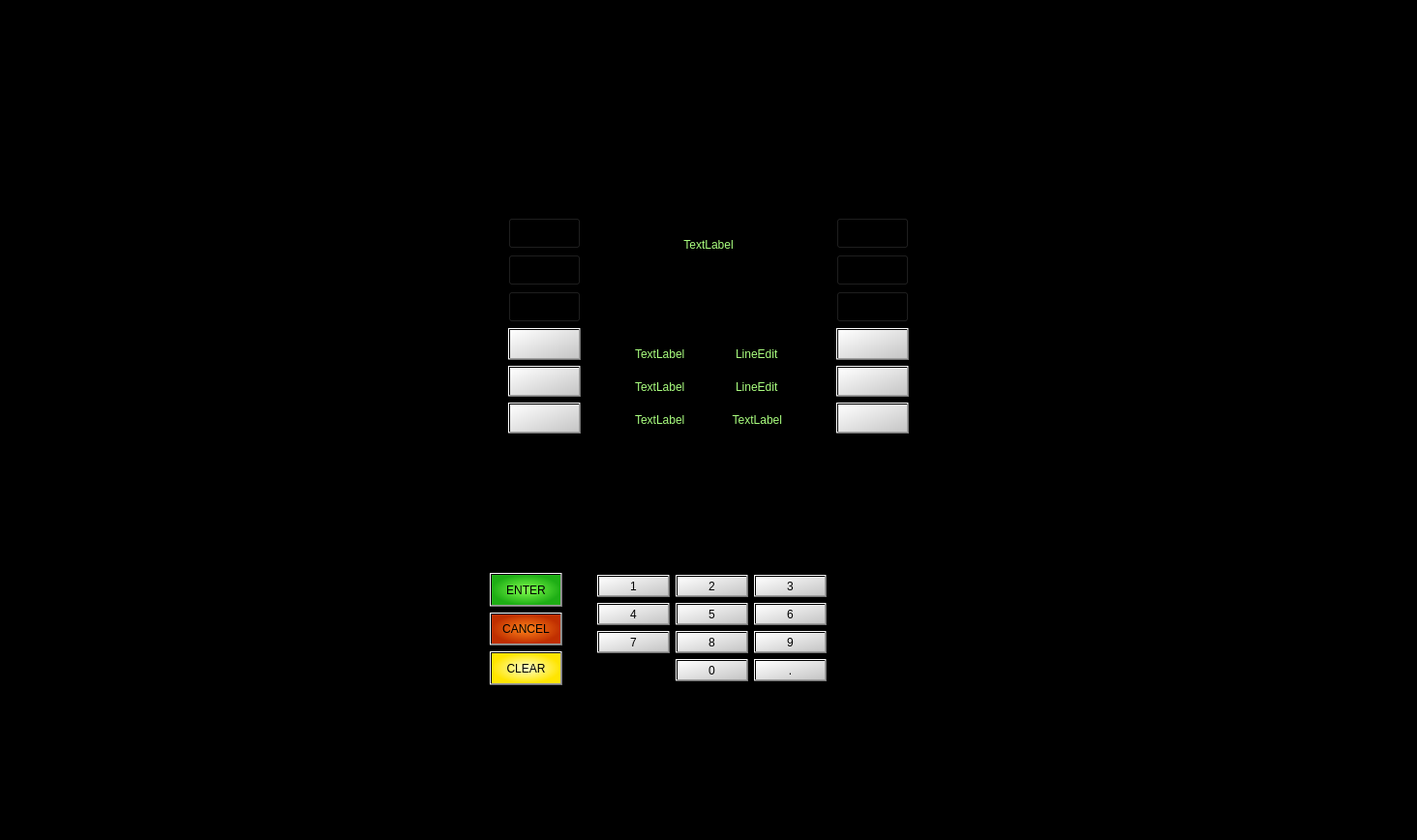
<?xml version="1.0" encoding="UTF-8"?>
<ui version="4.0">
 <class>Bitcoin</class>
 <widget class="QMainWindow" name="Bitcoin">
  <property name="geometry">
   <rect>
    <x>0</x>
    <y>0</y>
    <width>1464</width>
    <height>868</height>
   </rect>
  </property>
  <property name="sizePolicy">
   <sizepolicy hsizetype="Preferred" vsizetype="Preferred">
    <horstretch>0</horstretch>
    <verstretch>0</verstretch>
   </sizepolicy>
  </property>
  <property name="windowTitle">
   <string>MainWindow</string>
  </property>
  <property name="styleSheet">
   <string notr="true">background-color: rgb(0, 0, 0);</string>
  </property>
  <widget class="QWidget" name="mycentralwidget">
   <property name="sizePolicy">
    <sizepolicy hsizetype="Preferred" vsizetype="Preferred">
     <horstretch>0</horstretch>
     <verstretch>0</verstretch>
    </sizepolicy>
   </property>
   <layout class="QGridLayout" name="gridLayout_3">
    <property name="leftMargin">
     <number>135</number>
    </property>
    <property name="topMargin">
     <number>135</number>
    </property>
    <property name="rightMargin">
     <number>135</number>
    </property>
    <property name="bottomMargin">
     <number>80</number>
    </property>
    <item row="1" column="0">
     <layout class="QHBoxLayout" name="horizontalLayout">
      <property name="leftMargin">
       <number>0</number>
      </property>
      <property name="topMargin">
       <number>95</number>
      </property>
      <property name="rightMargin">
       <number>80</number>
      </property>
      <property name="bottomMargin">
       <number>80</number>
      </property>
      <item>
       <spacer name="horizontalSpacer_2">
        <property name="orientation">
         <enum>Qt::Horizontal</enum>
        </property>
        <property name="sizeHint" stdset="0">
         <size>
          <width>40</width>
          <height>20</height>
         </size>
        </property>
       </spacer>
      </item>
      <item>
       <layout class="QVBoxLayout" name="verticalLayout_2">
        <property name="topMargin">
         <number>43</number>
        </property>
        <property name="rightMargin">
         <number>30</number>
        </property>
        <item>
         <widget class="QPushButton" name="btnEnter">
          <property name="sizePolicy">
           <sizepolicy hsizetype="Fixed" vsizetype="Preferred">
            <horstretch>0</horstretch>
            <verstretch>0</verstretch>
           </sizepolicy>
          </property>
          <property name="styleSheet">
           <string notr="true">font: 12pt &quot;Segoe UI&quot;;
color: rgb(0, 0, 0);
background-color: qradialgradient(spread:pad, cx:0.5, cy:0.5, radius:0.5, fx:0.5, fy:0.5, stop:0 rgba(130, 255, 79, 255), stop:1 rgba(30, 174, 21, 255));
</string>
          </property>
          <property name="text">
           <string>ENTER</string>
          </property>
         </widget>
        </item>
        <item>
         <widget class="QPushButton" name="btnCancel">
          <property name="sizePolicy">
           <sizepolicy hsizetype="Fixed" vsizetype="Preferred">
            <horstretch>0</horstretch>
            <verstretch>0</verstretch>
           </sizepolicy>
          </property>
          <property name="styleSheet">
           <string notr="true">font: 12pt &quot;Segoe UI&quot;;
color: rgb(0, 0, 0);
background-color: qradialgradient(spread:pad, cx:0.5, cy:0.5, radius:0.5, fx:0.5, fy:0.5, stop:0 rgba(255, 132, 26, 255), stop:1 rgba(192, 47, 0, 255));</string>
          </property>
          <property name="text">
           <string>CANCEL</string>
          </property>
         </widget>
        </item>
        <item>
         <widget class="QPushButton" name="btnClear">
          <property name="sizePolicy">
           <sizepolicy hsizetype="Fixed" vsizetype="Preferred">
            <horstretch>0</horstretch>
            <verstretch>0</verstretch>
           </sizepolicy>
          </property>
          <property name="styleSheet">
           <string notr="true">font: 12pt &quot;Segoe UI&quot;;
color: rgb(0, 0, 0);
background-color: qradialgradient(spread:pad, cx:0.5, cy:0.5, radius:0.5, fx:0.5, fy:0.5, stop:0 rgba(255, 255, 206, 255), stop:1 rgba(255, 229, 0, 255));
</string>
          </property>
          <property name="text">
           <string>CLEAR</string>
          </property>
         </widget>
        </item>
       </layout>
      </item>
      <item>
       <layout class="QGridLayout" name="gridLayout">
        <property name="topMargin">
         <number>45</number>
        </property>
        <property name="rightMargin">
         <number>25</number>
        </property>
        <property name="bottomMargin">
         <number>4</number>
        </property>
        <item row="1" column="2">
         <widget class="QPushButton" name="btn_num6">
          <property name="sizePolicy">
           <sizepolicy hsizetype="Fixed" vsizetype="Preferred">
            <horstretch>0</horstretch>
            <verstretch>0</verstretch>
           </sizepolicy>
          </property>
          <property name="styleSheet">
           <string notr="true">font: 16pt &quot;Segoe UI&quot;;
color: rgb(0, 0, 0);
background-color: qlineargradient(spread:pad, x1:0, y1:0, x2:1, y2:1, stop:0 rgba(255, 255, 255, 255), stop:1 rgba(197, 197, 197, 255));</string>
          </property>
          <property name="text">
           <string>6</string>
          </property>
         </widget>
        </item>
        <item row="2" column="2">
         <widget class="QPushButton" name="btn_num9">
          <property name="sizePolicy">
           <sizepolicy hsizetype="Fixed" vsizetype="Preferred">
            <horstretch>0</horstretch>
            <verstretch>0</verstretch>
           </sizepolicy>
          </property>
          <property name="styleSheet">
           <string notr="true">font: 16pt &quot;Segoe UI&quot;;
color: rgb(0, 0, 0);
background-color: qlineargradient(spread:pad, x1:0, y1:0, x2:1, y2:1, stop:0 rgba(255, 255, 255, 255), stop:1 rgba(197, 197, 197, 255));</string>
          </property>
          <property name="text">
           <string>9</string>
          </property>
         </widget>
        </item>
        <item row="2" column="0">
         <widget class="QPushButton" name="btn_num7">
          <property name="sizePolicy">
           <sizepolicy hsizetype="Fixed" vsizetype="Preferred">
            <horstretch>0</horstretch>
            <verstretch>0</verstretch>
           </sizepolicy>
          </property>
          <property name="styleSheet">
           <string notr="true">font: 16pt &quot;Segoe UI&quot;;
color: rgb(0, 0, 0);
background-color: qlineargradient(spread:pad, x1:0, y1:0, x2:1, y2:1, stop:0 rgba(255, 255, 255, 255), stop:1 rgba(197, 197, 197, 255));</string>
          </property>
          <property name="text">
           <string>7</string>
          </property>
         </widget>
        </item>
        <item row="1" column="0">
         <widget class="QPushButton" name="btn_num4">
          <property name="sizePolicy">
           <sizepolicy hsizetype="Fixed" vsizetype="Preferred">
            <horstretch>0</horstretch>
            <verstretch>0</verstretch>
           </sizepolicy>
          </property>
          <property name="styleSheet">
           <string notr="true">font: 16pt &quot;Segoe UI&quot;;
color: rgb(0, 0, 0);
background-color: qlineargradient(spread:pad, x1:0, y1:0, x2:1, y2:1, stop:0 rgba(255, 255, 255, 255), stop:1 rgba(197, 197, 197, 255));</string>
          </property>
          <property name="text">
           <string>4</string>
          </property>
         </widget>
        </item>
        <item row="2" column="1">
         <widget class="QPushButton" name="btn_num8">
          <property name="sizePolicy">
           <sizepolicy hsizetype="Fixed" vsizetype="Preferred">
            <horstretch>0</horstretch>
            <verstretch>0</verstretch>
           </sizepolicy>
          </property>
          <property name="styleSheet">
           <string notr="true">font: 16pt &quot;Segoe UI&quot;;
color: rgb(0, 0, 0);
background-color: qlineargradient(spread:pad, x1:0, y1:0, x2:1, y2:1, stop:0 rgba(255, 255, 255, 255), stop:1 rgba(197, 197, 197, 255));</string>
          </property>
          <property name="text">
           <string>8</string>
          </property>
         </widget>
        </item>
        <item row="3" column="1">
         <widget class="QPushButton" name="btn_num0">
          <property name="sizePolicy">
           <sizepolicy hsizetype="Fixed" vsizetype="Preferred">
            <horstretch>0</horstretch>
            <verstretch>0</verstretch>
           </sizepolicy>
          </property>
          <property name="styleSheet">
           <string notr="true">font: 16pt &quot;Segoe UI&quot;;
color: rgb(0, 0, 0);
background-color: qlineargradient(spread:pad, x1:0, y1:0, x2:1, y2:1, stop:0 rgba(255, 255, 255, 255), stop:1 rgba(197, 197, 197, 255));</string>
          </property>
          <property name="text">
           <string>0</string>
          </property>
         </widget>
        </item>
        <item row="0" column="1">
         <widget class="QPushButton" name="btn_num2">
          <property name="sizePolicy">
           <sizepolicy hsizetype="Fixed" vsizetype="Preferred">
            <horstretch>0</horstretch>
            <verstretch>0</verstretch>
           </sizepolicy>
          </property>
          <property name="styleSheet">
           <string notr="true">font: 16pt &quot;Segoe UI&quot;;
color: rgb(0, 0, 0);
background-color: qlineargradient(spread:pad, x1:0, y1:0, x2:1, y2:1, stop:0 rgba(255, 255, 255, 255), stop:1 rgba(197, 197, 197, 255));</string>
          </property>
          <property name="text">
           <string>2</string>
          </property>
         </widget>
        </item>
        <item row="0" column="0">
         <widget class="QPushButton" name="btn_num1">
          <property name="sizePolicy">
           <sizepolicy hsizetype="Fixed" vsizetype="Preferred">
            <horstretch>0</horstretch>
            <verstretch>0</verstretch>
           </sizepolicy>
          </property>
          <property name="mouseTracking">
           <bool>false</bool>
          </property>
          <property name="styleSheet">
           <string notr="true">font: 16pt &quot;Segoe UI&quot;;
color: rgb(0, 0, 0);
background-color: qlineargradient(spread:pad, x1:0, y1:0, x2:1, y2:1, stop:0 rgba(255, 255, 255, 255), stop:1 rgba(197, 197, 197, 255));</string>
          </property>
          <property name="text">
           <string>1</string>
          </property>
         </widget>
        </item>
        <item row="1" column="1">
         <widget class="QPushButton" name="btn_num5">
          <property name="sizePolicy">
           <sizepolicy hsizetype="Fixed" vsizetype="Preferred">
            <horstretch>0</horstretch>
            <verstretch>0</verstretch>
           </sizepolicy>
          </property>
          <property name="styleSheet">
           <string notr="true">font: 16pt &quot;Segoe UI&quot;;
color: rgb(0, 0, 0);
background-color: qlineargradient(spread:pad, x1:0, y1:0, x2:1, y2:1, stop:0 rgba(255, 255, 255, 255), stop:1 rgba(197, 197, 197, 255));</string>
          </property>
          <property name="text">
           <string>5</string>
          </property>
         </widget>
        </item>
        <item row="0" column="2">
         <widget class="QPushButton" name="btn_num3">
          <property name="sizePolicy">
           <sizepolicy hsizetype="Fixed" vsizetype="Preferred">
            <horstretch>0</horstretch>
            <verstretch>0</verstretch>
           </sizepolicy>
          </property>
          <property name="styleSheet">
           <string notr="true">font: 16pt &quot;Segoe UI&quot;;
color: rgb(0, 0, 0);
background-color: qlineargradient(spread:pad, x1:0, y1:0, x2:1, y2:1, stop:0 rgba(255, 255, 255, 255), stop:1 rgba(197, 197, 197, 255));</string>
          </property>
          <property name="text">
           <string>3</string>
          </property>
         </widget>
        </item>
        <item row="3" column="2">
         <widget class="QPushButton" name="btn_numDOT">
          <property name="sizePolicy">
           <sizepolicy hsizetype="Fixed" vsizetype="Preferred">
            <horstretch>0</horstretch>
            <verstretch>0</verstretch>
           </sizepolicy>
          </property>
          <property name="styleSheet">
           <string notr="true">font: 16pt &quot;Segoe UI&quot;;
color: rgb(0, 0, 0);
background-color: qlineargradient(spread:pad, x1:0, y1:0, x2:1, y2:1, stop:0 rgba(255, 255, 255, 255), stop:1 rgba(197, 197, 197, 255));</string>
          </property>
          <property name="text">
           <string>.</string>
          </property>
         </widget>
        </item>
       </layout>
      </item>
      <item>
       <spacer name="horizontalSpacer">
        <property name="orientation">
         <enum>Qt::Horizontal</enum>
        </property>
        <property name="sizeHint" stdset="0">
         <size>
          <width>40</width>
          <height>20</height>
         </size>
        </property>
       </spacer>
      </item>
     </layout>
    </item>
    <item row="0" column="0">
     <layout class="QHBoxLayout" name="horizontalLayout_2" stretch="0,0,1,0,0">
      <property name="leftMargin">
       <number>350</number>
      </property>
      <property name="rightMargin">
       <number>350</number>
      </property>
      <item>
       <spacer name="horizontalSpacer_3">
        <property name="orientation">
         <enum>Qt::Horizontal</enum>
        </property>
        <property name="sizeHint" stdset="0">
         <size>
          <width>40</width>
          <height>20</height>
         </size>
        </property>
       </spacer>
      </item>
      <item>
       <layout class="QVBoxLayout" name="verticalLayout_3">
        <property name="topMargin">
         <number>90</number>
        </property>
        <item>
         <widget class="QPushButton" name="pushButton_25">
          <property name="sizePolicy">
           <sizepolicy hsizetype="Minimum" vsizetype="Preferred">
            <horstretch>0</horstretch>
            <verstretch>0</verstretch>
           </sizepolicy>
          </property>
          <property name="styleSheet">
           <string notr="true">background-color: transparent;</string>
          </property>
          <property name="text">
           <string/>
          </property>
         </widget>
        </item>
        <item>
         <widget class="QPushButton" name="pushButton_23">
          <property name="sizePolicy">
           <sizepolicy hsizetype="Minimum" vsizetype="Preferred">
            <horstretch>0</horstretch>
            <verstretch>0</verstretch>
           </sizepolicy>
          </property>
          <property name="styleSheet">
           <string notr="true">background-color: transparent;</string>
          </property>
          <property name="text">
           <string/>
          </property>
         </widget>
        </item>
        <item>
         <widget class="QPushButton" name="pushButton_22">
          <property name="sizePolicy">
           <sizepolicy hsizetype="Minimum" vsizetype="Preferred">
            <horstretch>0</horstretch>
            <verstretch>0</verstretch>
           </sizepolicy>
          </property>
          <property name="styleSheet">
           <string notr="true">background-color: transparent;</string>
          </property>
          <property name="text">
           <string/>
          </property>
         </widget>
        </item>
        <item>
         <widget class="QPushButton" name="btn_left1">
          <property name="sizePolicy">
           <sizepolicy hsizetype="Minimum" vsizetype="Preferred">
            <horstretch>0</horstretch>
            <verstretch>0</verstretch>
           </sizepolicy>
          </property>
          <property name="styleSheet">
           <string notr="true">background-color: qlineargradient(spread:pad, x1:0, y1:0, x2:1, y2:1, stop:0 rgba(255, 255, 255, 255), stop:1 rgba(197, 197, 197, 255));
color: transparent;</string>
          </property>
          <property name="text">
           <string>PushButton</string>
          </property>
         </widget>
        </item>
        <item>
         <widget class="QPushButton" name="btn_left2">
          <property name="sizePolicy">
           <sizepolicy hsizetype="Minimum" vsizetype="Preferred">
            <horstretch>0</horstretch>
            <verstretch>0</verstretch>
           </sizepolicy>
          </property>
          <property name="styleSheet">
           <string notr="true">background-color: qlineargradient(spread:pad, x1:0, y1:0, x2:1, y2:1, stop:0 rgba(255, 255, 255, 255), stop:1 rgba(197, 197, 197, 255));
color: transparent;</string>
          </property>
          <property name="text">
           <string>PushButton</string>
          </property>
         </widget>
        </item>
        <item>
         <widget class="QPushButton" name="btn_left3">
          <property name="sizePolicy">
           <sizepolicy hsizetype="Minimum" vsizetype="Preferred">
            <horstretch>0</horstretch>
            <verstretch>0</verstretch>
           </sizepolicy>
          </property>
          <property name="styleSheet">
           <string notr="true">background-color: qlineargradient(spread:pad, x1:0, y1:0, x2:1, y2:1, stop:0 rgba(255, 255, 255, 255), stop:1 rgba(197, 197, 197, 255));
color: transparent;</string>
          </property>
          <property name="text">
           <string>PushButton</string>
          </property>
         </widget>
        </item>
       </layout>
      </item>
      <item>
       <layout class="QVBoxLayout" name="verticalLayout_4">
        <property name="leftMargin">
         <number>50</number>
        </property>
        <property name="topMargin">
         <number>55</number>
        </property>
        <property name="rightMargin">
         <number>50</number>
        </property>
        <item>
         <widget class="QLabel" name="label_top">
          <property name="styleSheet">
           <string notr="true">background-color: black;
color: rgb(170, 255, 127);
font: 16pt &quot;Segoe UI&quot;;</string>
          </property>
          <property name="text">
           <string>TextLabel</string>
          </property>
          <property name="alignment">
           <set>Qt::AlignCenter</set>
          </property>
         </widget>
        </item>
        <item>
         <layout class="QGridLayout" name="gridLayout_2">
          <property name="topMargin">
           <number>30</number>
          </property>
          <item row="0" column="0">
           <widget class="QLabel" name="label_left1">
            <property name="styleSheet">
             <string notr="true">background-color: black;
color: rgb(170, 255, 127);
font: 14pt &quot;Segoe UI&quot;;</string>
            </property>
            <property name="text">
             <string>TextLabel</string>
            </property>
           </widget>
          </item>
          <item row="2" column="0">
           <widget class="QLabel" name="label_left3">
            <property name="styleSheet">
             <string notr="true">background-color: black;
color: rgb(170, 255, 127);
font: 14pt &quot;Segoe UI&quot;;</string>
            </property>
            <property name="text">
             <string>TextLabel</string>
            </property>
           </widget>
          </item>
          <item row="1" column="0">
           <widget class="QLabel" name="label_left2">
            <property name="styleSheet">
             <string notr="true">background-color: black;
color: rgb(170, 255, 127);
font: 14pt &quot;Segoe UI&quot;;</string>
            </property>
            <property name="text">
             <string>TextLabel</string>
            </property>
           </widget>
          </item>
          <item row="1" column="1">
           <widget class="QLineEdit" name="txt_right2">
            <property name="sizePolicy">
             <sizepolicy hsizetype="Preferred" vsizetype="Preferred">
              <horstretch>0</horstretch>
              <verstretch>0</verstretch>
             </sizepolicy>
            </property>
            <property name="styleSheet">
             <string>background-color: black;
color: rgb(170, 255, 127);
font: 14pt &quot;Segoe UI&quot;;</string>
            </property>
            <property name="text">
             <string>LineEdit</string>
            </property>
            <property name="frame">
             <bool>false</bool>
            </property>
            <property name="alignment">
             <set>Qt::AlignRight|Qt::AlignTrailing|Qt::AlignVCenter</set>
            </property>
           </widget>
          </item>
          <item row="0" column="1">
           <widget class="QLineEdit" name="txt_right1">
            <property name="sizePolicy">
             <sizepolicy hsizetype="Preferred" vsizetype="Preferred">
              <horstretch>0</horstretch>
              <verstretch>0</verstretch>
             </sizepolicy>
            </property>
            <property name="styleSheet">
             <string>background-color: black;
color: rgb(170, 255, 127);
font: 14pt &quot;Segoe UI&quot;;</string>
            </property>
            <property name="text">
             <string>LineEdit</string>
            </property>
            <property name="frame">
             <bool>false</bool>
            </property>
            <property name="alignment">
             <set>Qt::AlignRight|Qt::AlignTrailing|Qt::AlignVCenter</set>
            </property>
           </widget>
          </item>
          <item row="2" column="1">
           <widget class="QLabel" name="label_right3">
            <property name="styleSheet">
             <string notr="true">background-color: black;
color: rgb(170, 255, 127);
font: 14pt &quot;Segoe UI&quot;;</string>
            </property>
            <property name="text">
             <string>TextLabel</string>
            </property>
            <property name="alignment">
             <set>Qt::AlignRight|Qt::AlignTrailing|Qt::AlignVCenter</set>
            </property>
           </widget>
          </item>
         </layout>
        </item>
       </layout>
      </item>
      <item>
       <layout class="QVBoxLayout" name="verticalLayout">
        <property name="topMargin">
         <number>90</number>
        </property>
        <item>
         <widget class="QPushButton" name="pushButton_26">
          <property name="sizePolicy">
           <sizepolicy hsizetype="Minimum" vsizetype="Preferred">
            <horstretch>0</horstretch>
            <verstretch>0</verstretch>
           </sizepolicy>
          </property>
          <property name="styleSheet">
           <string notr="true">background-color: transparent;</string>
          </property>
          <property name="text">
           <string/>
          </property>
         </widget>
        </item>
        <item>
         <widget class="QPushButton" name="pushButton_24">
          <property name="sizePolicy">
           <sizepolicy hsizetype="Minimum" vsizetype="Preferred">
            <horstretch>0</horstretch>
            <verstretch>0</verstretch>
           </sizepolicy>
          </property>
          <property name="styleSheet">
           <string notr="true">background-color: transparent;</string>
          </property>
          <property name="text">
           <string/>
          </property>
         </widget>
        </item>
        <item>
         <widget class="QPushButton" name="pushButton_21">
          <property name="sizePolicy">
           <sizepolicy hsizetype="Minimum" vsizetype="Preferred">
            <horstretch>0</horstretch>
            <verstretch>0</verstretch>
           </sizepolicy>
          </property>
          <property name="styleSheet">
           <string notr="true">background-color: transparent;</string>
          </property>
          <property name="text">
           <string/>
          </property>
         </widget>
        </item>
        <item>
         <widget class="QPushButton" name="btn_right1">
          <property name="sizePolicy">
           <sizepolicy hsizetype="Minimum" vsizetype="Preferred">
            <horstretch>0</horstretch>
            <verstretch>0</verstretch>
           </sizepolicy>
          </property>
          <property name="styleSheet">
           <string notr="true">background-color: qlineargradient(spread:pad, x1:0, y1:0, x2:1, y2:1, stop:0 rgba(255, 255, 255, 255), stop:1 rgba(197, 197, 197, 255));
color: transparent;</string>
          </property>
          <property name="text">
           <string>PushButton</string>
          </property>
         </widget>
        </item>
        <item>
         <widget class="QPushButton" name="btn_right2">
          <property name="sizePolicy">
           <sizepolicy hsizetype="Minimum" vsizetype="Preferred">
            <horstretch>0</horstretch>
            <verstretch>0</verstretch>
           </sizepolicy>
          </property>
          <property name="styleSheet">
           <string notr="true">background-color: qlineargradient(spread:pad, x1:0, y1:0, x2:1, y2:1, stop:0 rgba(255, 255, 255, 255), stop:1 rgba(197, 197, 197, 255));
color: transparent;</string>
          </property>
          <property name="text">
           <string>PushButton</string>
          </property>
         </widget>
        </item>
        <item>
         <widget class="QPushButton" name="btn_right3">
          <property name="sizePolicy">
           <sizepolicy hsizetype="Minimum" vsizetype="Preferred">
            <horstretch>0</horstretch>
            <verstretch>0</verstretch>
           </sizepolicy>
          </property>
          <property name="styleSheet">
           <string notr="true">background-color: qlineargradient(spread:pad, x1:0, y1:0, x2:1, y2:1, stop:0 rgba(255, 255, 255, 255), stop:1 rgba(197, 197, 197, 255));
color: transparent;</string>
          </property>
          <property name="text">
           <string>PushButton</string>
          </property>
         </widget>
        </item>
       </layout>
      </item>
      <item>
       <spacer name="horizontalSpacer_4">
        <property name="orientation">
         <enum>Qt::Horizontal</enum>
        </property>
        <property name="sizeHint" stdset="0">
         <size>
          <width>40</width>
          <height>20</height>
         </size>
        </property>
       </spacer>
      </item>
     </layout>
    </item>
   </layout>
  </widget>
 </widget>
 <resources/>
 <connections/>
</ui>
